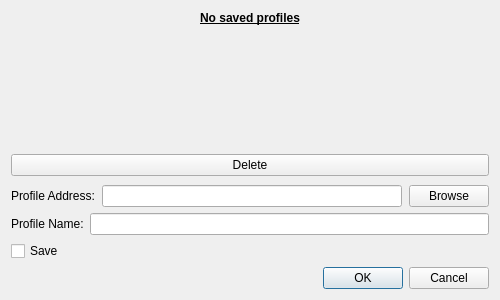
<?xml version="1.0" encoding="UTF-8"?>
<ui version="4.0">
 <class>Dialog</class>
 <widget class="QDialog" name="Dialog">
  <property name="geometry">
   <rect>
    <x>0</x>
    <y>0</y>
    <width>500</width>
    <height>300</height>
   </rect>
  </property>
  <property name="windowTitle">
   <string>Select Profile</string>
  </property>
  <layout class="QVBoxLayout" name="verticalLayout">
   <item>
    <layout class="QVBoxLayout" name="verticalLayout_3"/>
   </item>
   <item>
    <widget class="QLabel" name="NoProfilesLabel">
     <property name="font">
      <font>
       <bold>true</bold>
       <underline>true</underline>
      </font>
     </property>
     <property name="layoutDirection">
      <enum>Qt::LayoutDirection::LeftToRight</enum>
     </property>
     <property name="autoFillBackground">
      <bool>false</bool>
     </property>
     <property name="styleSheet">
      <string notr="true"/>
     </property>
     <property name="text">
      <string>No saved profiles</string>
     </property>
     <property name="scaledContents">
      <bool>false</bool>
     </property>
     <property name="alignment">
      <set>Qt::AlignmentFlag::AlignCenter</set>
     </property>
    </widget>
   </item>
   <item>
    <widget class="QTreeWidget" name="RecentProfilesTree">
     <property name="sizePolicy">
      <sizepolicy hsizetype="Expanding" vsizetype="Expanding">
       <horstretch>0</horstretch>
       <verstretch>0</verstretch>
      </sizepolicy>
     </property>
     <property name="cursor" stdset="0">
      <cursorShape>ArrowCursor</cursorShape>
     </property>
     <property name="styleSheet">
      <string notr="true">#RecentProfilesTree{
background-color: rgba(68, 55, 255, 0);
border: 0px;
}
#RecentProfilesTree::item{
padding-top: 6px;
padding-bottom: 6px; 
}
</string>
     </property>
     <property name="lineWidth">
      <number>1</number>
     </property>
     <property name="verticalScrollBarPolicy">
      <enum>Qt::ScrollBarPolicy::ScrollBarAlwaysOff</enum>
     </property>
     <property name="alternatingRowColors">
      <bool>false</bool>
     </property>
     <property name="selectionMode">
      <enum>QAbstractItemView::SelectionMode::SingleSelection</enum>
     </property>
     <property name="uniformRowHeights">
      <bool>false</bool>
     </property>
     <property name="sortingEnabled">
      <bool>false</bool>
     </property>
     <property name="animated">
      <bool>false</bool>
     </property>
     <property name="allColumnsShowFocus">
      <bool>false</bool>
     </property>
     <property name="wordWrap">
      <bool>false</bool>
     </property>
     <property name="columnCount">
      <number>2</number>
     </property>
     <attribute name="headerVisible">
      <bool>false</bool>
     </attribute>
     <attribute name="headerCascadingSectionResizes">
      <bool>false</bool>
     </attribute>
     <attribute name="headerMinimumSectionSize">
      <number>36</number>
     </attribute>
     <attribute name="headerDefaultSectionSize">
      <number>120</number>
     </attribute>
     <attribute name="headerHighlightSections">
      <bool>false</bool>
     </attribute>
     <attribute name="headerShowSortIndicator" stdset="0">
      <bool>false</bool>
     </attribute>
     <attribute name="headerStretchLastSection">
      <bool>true</bool>
     </attribute>
     <column>
      <property name="text">
       <string>1</string>
      </property>
     </column>
     <column>
      <property name="text">
       <string>2</string>
      </property>
     </column>
    </widget>
   </item>
   <item>
    <widget class="QPushButton" name="DeleteButton">
     <property name="text">
      <string>Delete</string>
     </property>
    </widget>
   </item>
   <item>
    <layout class="QVBoxLayout" name="verticalLayout_2">
     <item>
      <layout class="QHBoxLayout" name="horizontalLayout_5" stretch="0">
       <property name="spacing">
        <number>7</number>
       </property>
       <property name="sizeConstraint">
        <enum>QLayout::SizeConstraint::SetDefaultConstraint</enum>
       </property>
       <property name="leftMargin">
        <number>0</number>
       </property>
       <property name="topMargin">
        <number>3</number>
       </property>
       <property name="rightMargin">
        <number>0</number>
       </property>
       <item>
        <layout class="QHBoxLayout" name="horizontalLayout_8">
         <item>
          <widget class="QLabel" name="ProfileAddressLabel">
           <property name="text">
            <string>Profile Address:</string>
           </property>
          </widget>
         </item>
         <item>
          <widget class="QLineEdit" name="AddressProfile">
           <property name="sizePolicy">
            <sizepolicy hsizetype="Expanding" vsizetype="Fixed">
             <horstretch>0</horstretch>
             <verstretch>0</verstretch>
            </sizepolicy>
           </property>
          </widget>
         </item>
         <item>
          <widget class="QPushButton" name="BrowseButton">
           <property name="sizePolicy">
            <sizepolicy hsizetype="Fixed" vsizetype="Fixed">
             <horstretch>0</horstretch>
             <verstretch>0</verstretch>
            </sizepolicy>
           </property>
           <property name="text">
            <string>Browse</string>
           </property>
          </widget>
         </item>
        </layout>
       </item>
      </layout>
     </item>
     <item>
      <layout class="QHBoxLayout" name="horizontalLayout_6">
       <item>
        <layout class="QHBoxLayout" name="horizontalLayout_7">
         <item>
          <widget class="QLabel" name="ProfileNamelabel">
           <property name="text">
            <string>Profile Name:</string>
           </property>
          </widget>
         </item>
         <item>
          <widget class="QLineEdit" name="NameProfilelineEdit"/>
         </item>
        </layout>
       </item>
      </layout>
     </item>
     <item>
      <widget class="QCheckBox" name="SaveCheckBox">
       <property name="text">
        <string>Save</string>
       </property>
      </widget>
     </item>
    </layout>
   </item>
   <item>
    <widget class="QDialogButtonBox" name="buttonBox">
     <property name="orientation">
      <enum>Qt::Orientation::Horizontal</enum>
     </property>
     <property name="standardButtons">
      <set>QDialogButtonBox::StandardButton::Cancel|QDialogButtonBox::StandardButton::Ok</set>
     </property>
    </widget>
   </item>
  </layout>
 </widget>
 <resources/>
 <connections>
  <connection>
   <sender>buttonBox</sender>
   <signal>accepted()</signal>
   <receiver>Dialog</receiver>
   <slot>accept()</slot>
   <hints>
    <hint type="sourcelabel">
     <x>257</x>
     <y>149</y>
    </hint>
    <hint type="destinationlabel">
     <x>157</x>
     <y>274</y>
    </hint>
   </hints>
  </connection>
  <connection>
   <sender>buttonBox</sender>
   <signal>rejected()</signal>
   <receiver>Dialog</receiver>
   <slot>reject()</slot>
   <hints>
    <hint type="sourcelabel">
     <x>325</x>
     <y>149</y>
    </hint>
    <hint type="destinationlabel">
     <x>286</x>
     <y>274</y>
    </hint>
   </hints>
  </connection>
 </connections>
</ui>
